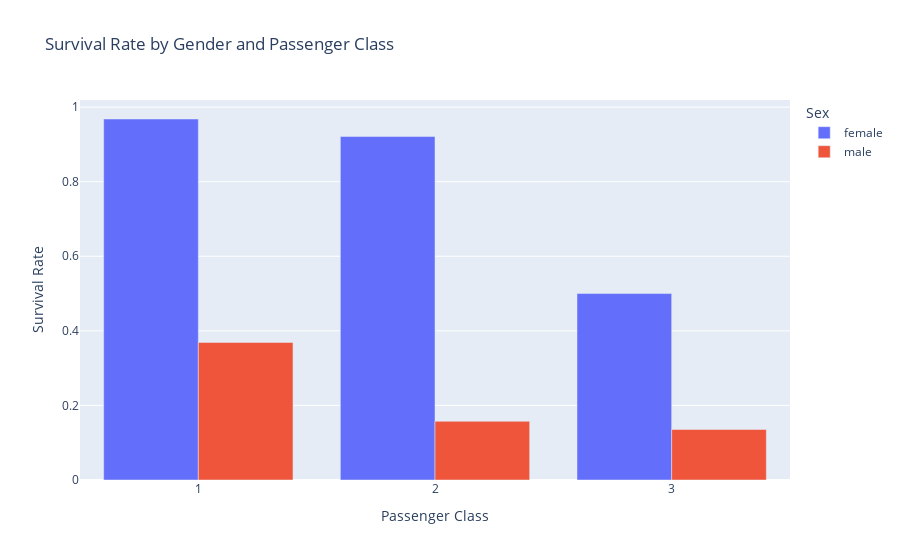

This figure's notebook cell:
### Code cell
# --- How does Passenger Class affect Survival? ---
plt.figure(figsize=(10, 6))
sns.countplot(x='Pclass', hue='Survived', data=df)
plt.title('Survival Count by Passenger Class')
plt.show()

# --- Using Plotly for an interactive visualization ---
# How does Gender and Class together affect survival?
survival_by_sex_class = df.groupby(['Sex', 'Pclass'])['Survived'].mean().reset_index()

fig = px.bar(survival_by_sex_class, 
             x='Pclass', 
             y='Survived', 
             color='Sex',
             barmode='group',
             title='Survival Rate by Gender and Passenger Class',
             labels={'Survived': 'Survival Rate', 'Pclass': 'Passenger Class'})
fig.show()

### Figure 1 — Plotly figure (JSON) as saved in the notebook; plotly's stock layout.template omitted (floating-point values rounded to 4 significant figures)
{"data": [{"alignmentgroup": "True", "hovertemplate": "Sex=female<br>Passenger Class=%{x}<br>Survival Rate=%{y}<extra></extra>", "legendgroup": "female", "marker": {"color": "#636efa", "pattern": {"shape": ""}}, "name": "female", "offsetgroup": "female", "orientation": "v", "showlegend": true, "textposition": "auto", "type": "bar", "x": [1, 2, 3], "xaxis": "x", "y": [0.9681, 0.9211, 0.5], "yaxis": "y"}, {"alignmentgroup": "True", "hovertemplate": "Sex=male<br>Passenger Class=%{x}<br>Survival Rate=%{y}<extra></extra>", "legendgroup": "male", "marker": {"color": "#EF553B", "pattern": {"shape": ""}}, "name": "male", "offsetgroup": "male", "orientation": "v", "showlegend": true, "textposition": "auto", "type": "bar", "x": [1, 2, 3], "xaxis": "x", "y": [0.3689, 0.1574, 0.1354], "yaxis": "y"}], "layout": {"barmode": "group", "legend": {"title": {"text": "Sex"}, "tracegroupgap": 0}, "title": {"text": "Survival Rate by Gender and Passenger Class"}, "xaxis": {"anchor": "y", "domain": [0, 1], "title": {"text": "Passenger Class"}}, "yaxis": {"anchor": "x", "domain": [0, 1], "title": {"text": "Survival Rate"}}}}
